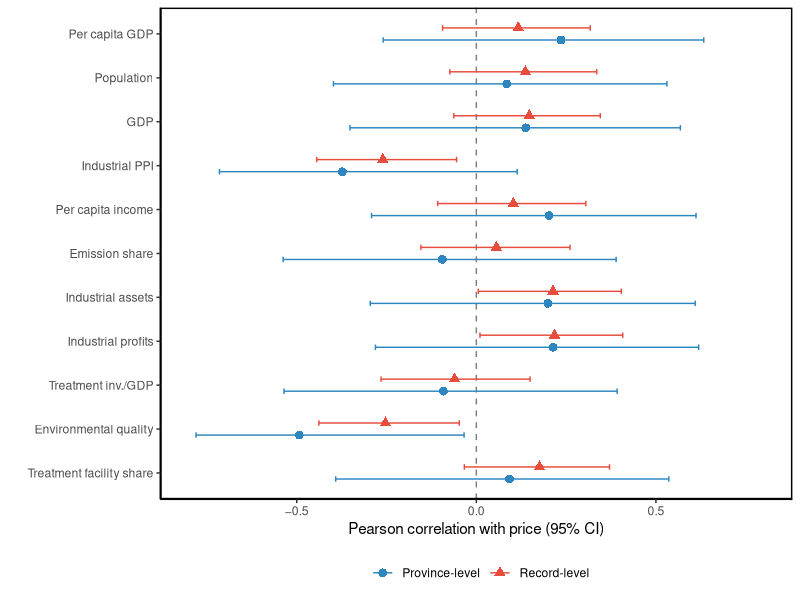

Source code (R):
# ============================================================================
# fig8_forest.R — Figure 8: forest plot of indicator-price correlations
# (reads results/tables/correlations.csv)
# ============================================================================
suppressMessages(library(ggplot2))
cor <- read.csv("results/tables/correlations.csv")
ci <- function(r, m) { z <- atanh(r); se <- 1 / sqrt(m - 3); c(tanh(z - 1.96 * se), tanh(z + 1.96 * se)) }
rows <- list()
for (i in seq_len(nrow(cor))) {
  cp <- ci(cor$Pooled_r[i], 89); cb <- ci(cor$Between_r[i], 18)
  rows[[i]] <- data.frame(Indicator = cor$Indicator_EN[i],
                          Level = c("Record-level", "Province-level"),
                          r = c(cor$Pooled_r[i], cor$Between_r[i]),
                          lo = c(cp[1], cb[1]), hi = c(cp[2], cb[2]))
}
df <- do.call(rbind, rows)
df$Indicator <- factor(df$Indicator, levels = rev(unique(df$Indicator)))
p <- ggplot(df, aes(r, Indicator, color = Level)) +
  geom_vline(xintercept = 0, linetype = "dashed", color = "grey50") +
  geom_point(aes(shape = Level), size = 2.6, position = position_dodge(width = 0.55)) +
  geom_errorbarh(aes(xmin = lo, xmax = hi), height = 0.25,
                 position = position_dodge(width = 0.55), linewidth = 0.5) +
  scale_color_manual(values = c("#2E86C1", "#E74C3C")) +
  scale_shape_manual(values = c(16, 17)) +
  # Negative axis labels carry a true minus sign (U+2212), not a hyphen
  scale_x_continuous(labels = function(v) sub("^-", "\u2212", sprintf("%.1f", v))) +
  coord_cartesian(xlim = c(-0.8, 0.8)) +
  theme_classic(base_size = 11) + theme(legend.position = "bottom",
      panel.border = element_rect(fill = NA, color = "black", linewidth = 1)) +
  labs(x = "Pearson correlation with price (95% CI)", y = "", color = "", shape = "")
dir.create("results/figures", showWarnings = FALSE, recursive = TRUE)
ggsave("results/figures/fig8_forest.png", p, width = 7.5, height = 5.5, dpi = 300)
cat("fig6 saved\n")
